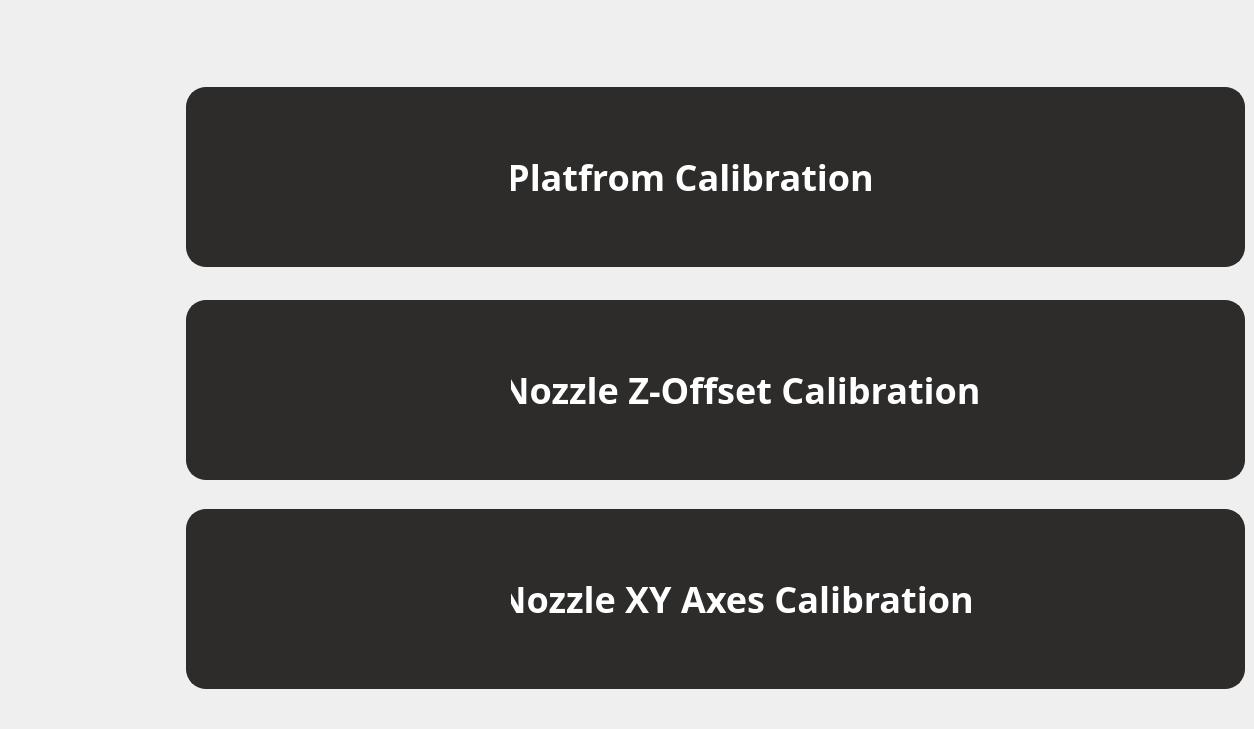
    <widget class="QWidget" name="page_Calibration">
     <widget class="QPushButton" name="pushButton_231">
      <property name="geometry">
       <rect>
        <x>0</x>
        <y>180</y>
        <width>160</width>
        <height>180</height>
       </rect>
      </property>
      <property name="styleSheet">
       <string notr="true">outline:none;image: url(:/image/FilamentInactive.png);border:none;
outline:none;</string>
      </property>
      <property name="text">
       <string/>
      </property>
     </widget>
     <widget class="QPushButton" name="pushButton_232">
      <property name="geometry">
       <rect>
        <x>0</x>
        <y>0</y>
        <width>160</width>
        <height>180</height>
       </rect>
      </property>
      <property name="styleSheet">
       <string notr="true">image: url(:/image/PrintInactive.png);border:none;outline:none;</string>
      </property>
      <property name="text">
       <string/>
      </property>
     </widget>
     <widget class="QPushButton" name="pushButton_233">
      <property name="geometry">
       <rect>
        <x>0</x>
        <y>360</y>
        <width>160</width>
        <height>180</height>
       </rect>
      </property>
      <property name="styleSheet">
       <string notr="true">outline:none;image: url(:/image/ToolsActive(2).png);border:none;</string>
      </property>
      <property name="text">
       <string/>
      </property>
     </widget>
     <widget class="QPushButton" name="pushButton_234">
      <property name="geometry">
       <rect>
        <x>0</x>
        <y>540</y>
        <width>160</width>
        <height>180</height>
       </rect>
      </property>
      <property name="styleSheet">
       <string notr="true">outline:none;image: url(:/image/AboutInactive.png);border:none;</string>
      </property>
      <property name="text">
       <string/>
      </property>
     </widget>
     <widget class="QPushButton" name="pushButton_235">
      <property name="geometry">
       <rect>
        <x>186</x>
        <y>87</y>
        <width>1059</width>
        <height>180</height>
       </rect>
      </property>
      <property name="font">
       <font>
        <family>Barlow</family>
        <pointsize>-1</pointsize>
        <weight>75</weight>
        <bold>true</bold>
       </font>
      </property>
      <property name="styleSheet">
       <string notr="true">outline:none;border-radius: 20px;
color: rgb(255, 255, 255);
font-size: 36px;
text-align: center;
font-family: Barlow;
border: 2px solid rgba(45, 44, 43, 255);
background-color: rgb(45, 44, 43);
padding-left:-50px;
font-weight: bold;
font-family:Barlow;</string>
      </property>
      <property name="text">
       <string>Platfrom Calibration</string>
      </property>
     </widget>
     <widget class="QPushButton" name="pushButton_236">
      <property name="geometry">
       <rect>
        <x>186</x>
        <y>300</y>
        <width>1059</width>
        <height>180</height>
       </rect>
      </property>
      <property name="font">
       <font>
        <family>Barlow</family>
        <pointsize>-1</pointsize>
        <weight>75</weight>
        <bold>true</bold>
       </font>
      </property>
      <property name="styleSheet">
       <string notr="true">outline:none;border-radius: 20px;
color: rgb(255, 255, 255);
font-size: 36px;
text-align: center;
font-family: Barlow;
border: 2px solid rgba(45, 44, 43, 255);
background-color: rgb(45, 44, 43);
padding-left:50px;
font-weight: bold;
font-family:Barlow;</string>
      </property>
      <property name="text">
       <string>Nozzle Z-Offset Calibration</string>
      </property>
     </widget>
     <widget class="QPushButton" name="pushButton_237">
      <property name="geometry">
       <rect>
        <x>186</x>
        <y>509</y>
        <width>1059</width>
        <height>180</height>
       </rect>
      </property>
      <property name="font">
       <font>
        <family>Barlow</family>
        <pointsize>-1</pointsize>
        <weight>75</weight>
        <bold>true</bold>
       </font>
      </property>
      <property name="styleSheet">
       <string notr="true">outline:none;border-radius: 20px;
color: rgb(255, 255, 255);
font-size: 36px;
text-align: center;
font-family: Barlow;
border: 2px solid rgba(45, 44, 43, 255);
background-color: rgb(45, 44, 43);
padding-left:40px;
font-weight: bold;
font-family:Barlow;</string>
      </property>
      <property name="text">
       <string>Nozzle XY Axes Calibration</string>
      </property>
     </widget>
     <widget class="QLabel" name="label_58">
      <property name="geometry">
       <rect>
        <x>422</x>
        <y>125</y>
        <width>89</width>
        <height>89</height>
       </rect>
      </property>
      <property name="styleSheet">
       <string notr="true">image: url(:/image/Icon.png);
background-color: rgb(45, 44, 43);</string>
      </property>
      <property name="text">
       <string/>
      </property>
     </widget>
     <widget class="QLabel" name="label_59">
      <property name="geometry">
       <rect>
        <x>422</x>
        <y>338</y>
        <width>89</width>
        <height>89</height>
       </rect>
      </property>
      <property name="styleSheet">
       <string notr="true">image: url(:/image/Icon.png);
background-color: rgb(45, 44, 43);</string>
      </property>
      <property name="text">
       <string/>
      </property>
     </widget>
     <widget class="QLabel" name="label_60">
      <property name="geometry">
       <rect>
        <x>422</x>
        <y>547</y>
        <width>89</width>
        <height>89</height>
       </rect>
      </property>
      <property name="styleSheet">
       <string notr="true">image: url(:/image/Icon.png);
background-color: rgb(45, 44, 43);</string>
      </property>
      <property name="text">
       <string/>
      </property>
     </widget>
    </widget>
